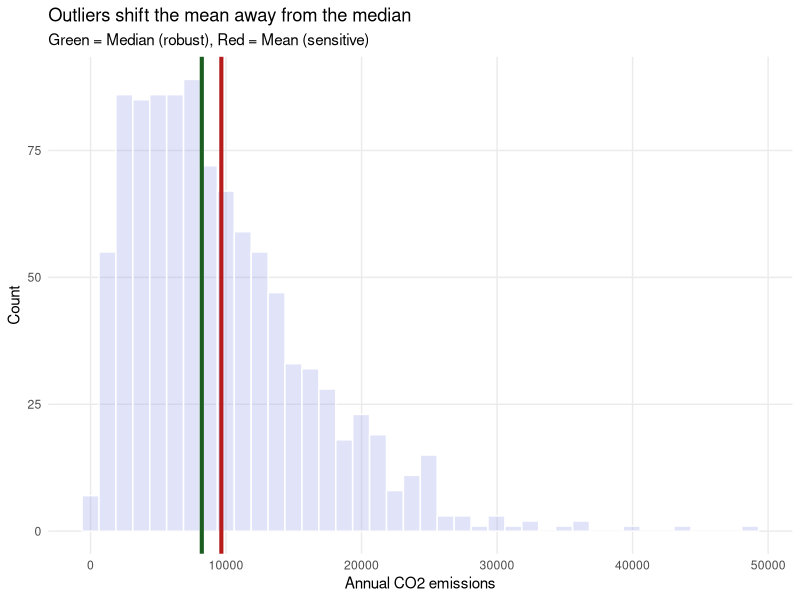
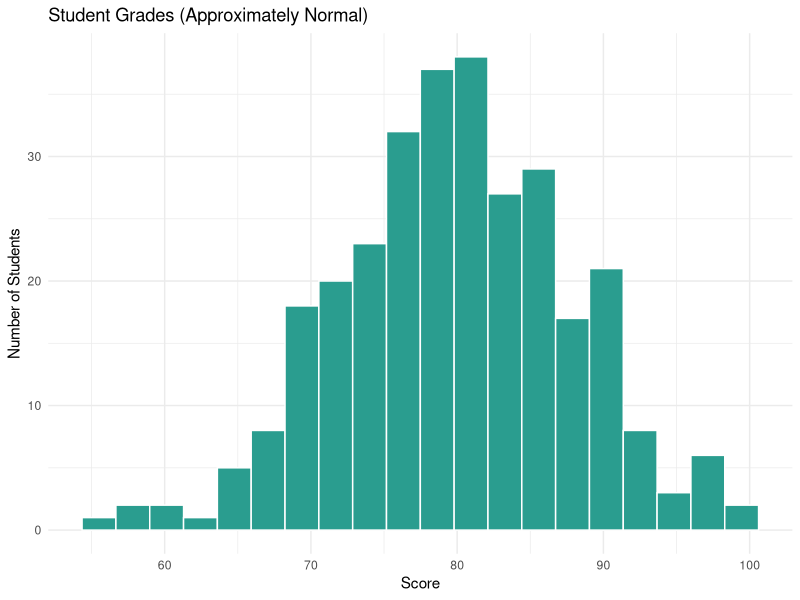
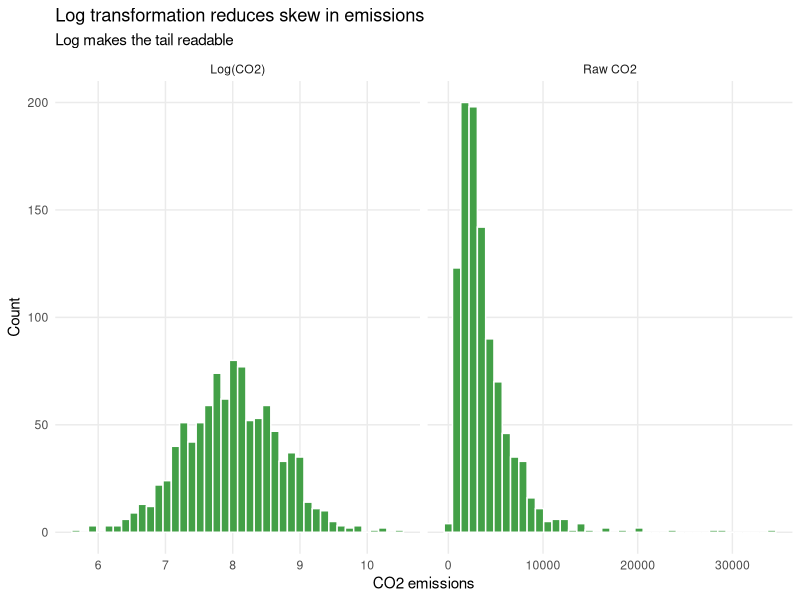
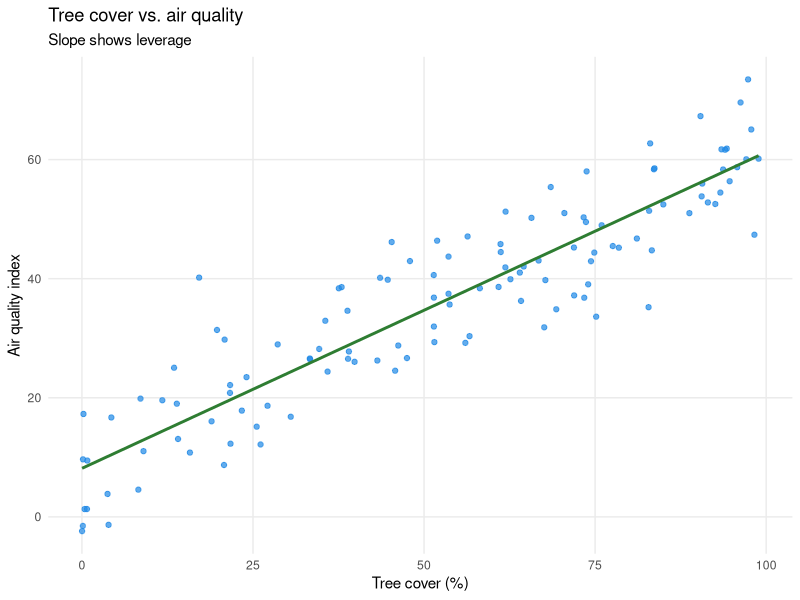
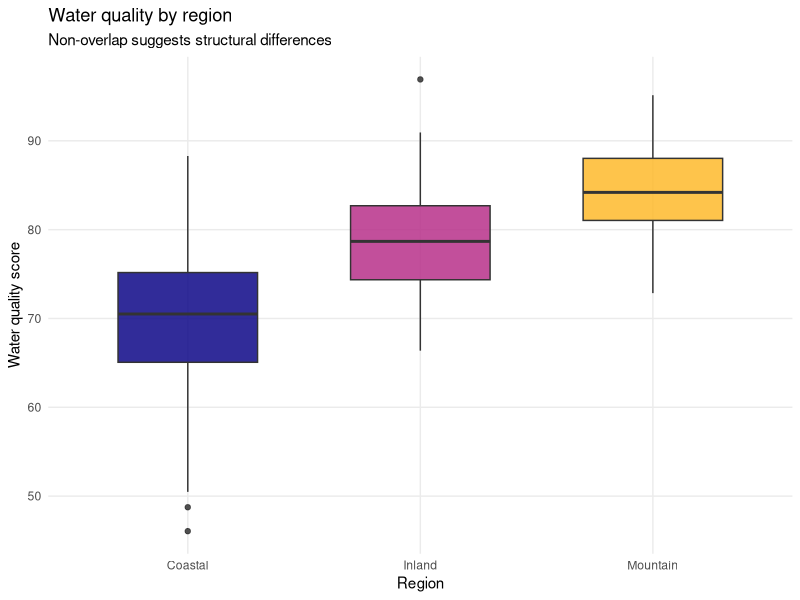
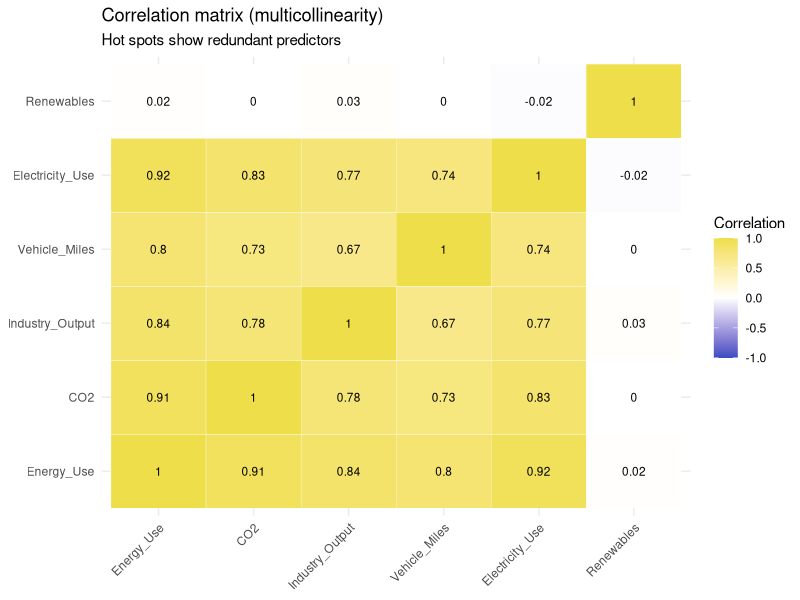
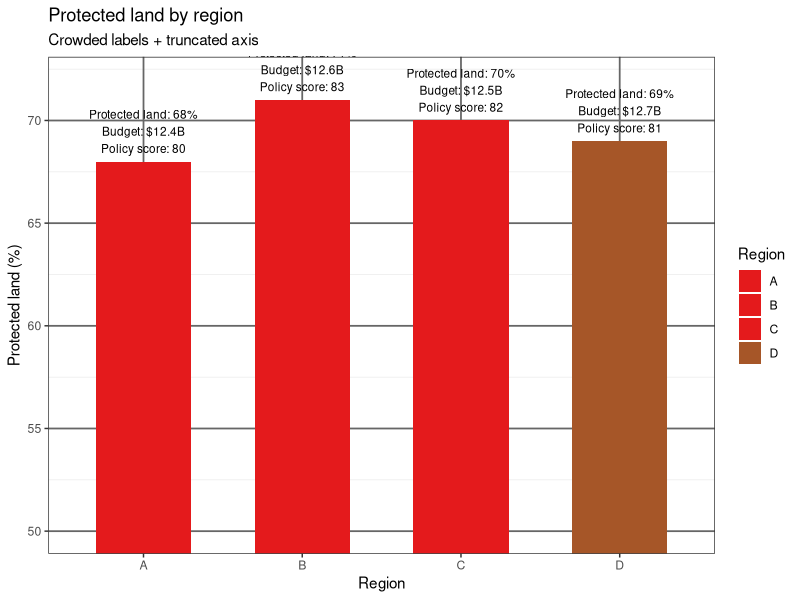
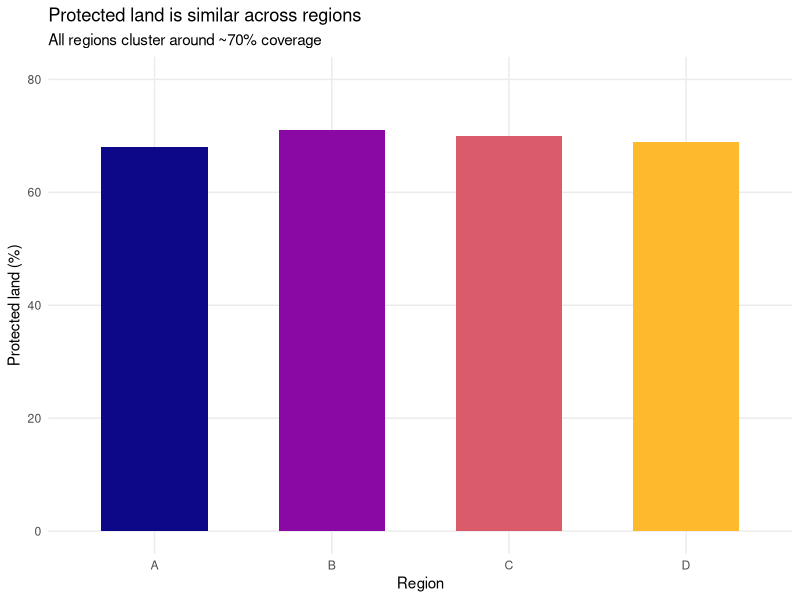

Source code (R) for these figures, in order:
## ---- chunk 1
library(ggplot2)
set.seed(42)
df <- data.frame(emissions = rgamma(1000, shape = 2, scale = 5000))

mu <- mean(df$emissions, na.rm = TRUE)
med <- median(df$emissions, na.rm = TRUE)

ggplot(df, aes(x = emissions)) +
  geom_histogram(bins = 40, fill = "#959fe847", color = "white") +
  geom_vline(xintercept = mu, color = "#B71C1C", linewidth = 1.4) +
  geom_vline(xintercept = med, color = "#1B5E20", linewidth = 1.4) +
  labs(
    title = "Outliers shift the mean away from the median",
    subtitle = "Green = Median (robust), Red = Mean (sensitive)",
    x = "Annual CO2 emissions",
    y = "Count"
  ) +
  theme_minimal() +
  theme(panel.grid.minor = element_blank())
## ---- chunk 2
set.seed(42)
grades <- pmin(pmax(rnorm(300, mean = 80, sd = 8), 0), 100)

ggplot(data.frame(grades = grades), aes(x = grades)) +
  geom_histogram(bins = 20, fill = "#2a9d8f", color = "white") +
  labs(
    title = "Student Grades (Approximately Normal)",
    x = "Score",
    y = "Number of Students"
  ) +
  theme_minimal()
## ---- chunk 3
set.seed(42)
df <- data.frame(emissions = rlnorm(1000, meanlog = 8, sdlog = 0.7))

df_long <- data.frame(
  value = c(df$emissions, log(df$emissions)),
  scale = rep(c("Raw CO2", "Log(CO2)"), each = nrow(df))
)

ggplot(df_long, aes(x = value)) +
  geom_histogram(bins = 40, fill = "#43A047", color = "white") +
  facet_wrap(~ scale, scales = "free_x") +
  labs(
    title = "Log transformation reduces skew in emissions",
    subtitle = "Log makes the tail readable",
    x = "CO2 emissions",
    y = "Count"
  ) +
  theme_minimal() +
  theme(panel.grid.minor = element_blank())
## ---- chunk 4
set.seed(42)
df <- data.frame(
  TreeCover = runif(120, 0, 100)
)
df$AirQuality <- 0.5 * df$TreeCover + 10 + rnorm(120, 0, 8)

ggplot(df, aes(x = TreeCover, y = AirQuality)) +
  geom_point(alpha = 0.7, color = "#1E88E5") +
  geom_smooth(method = "lm", se = FALSE, color = "#2E7D32", linewidth = 1) +
  labs(
    title = "Tree cover vs. air quality",
    subtitle = "Slope shows leverage",
    x = "Tree cover (%)",
    y = "Air quality index"
  ) +
  theme_minimal() +
  theme(panel.grid.minor = element_blank())
## ---- chunk 5
set.seed(42)
df <- data.frame(
  Region = rep(c("Coastal", "Inland", "Mountain"), each = 60),
  WaterQuality = c(
    rnorm(60, mean = 70, sd = 8),
    rnorm(60, mean = 78, sd = 7),
    rnorm(60, mean = 85, sd = 6)
  )
)

ggplot(df, aes(x = Region, y = WaterQuality, fill = Region)) +
  geom_boxplot(width = 0.6, alpha = 0.85) +
  scale_fill_viridis_d(option = "C", end = 0.85) +
  labs(
    title = "Water quality by region",
    subtitle = "Non-overlap suggests structural differences",
    x = "Region",
    y = "Water quality score"
  ) +
  theme_minimal() +
  theme(legend.position = "none", panel.grid.minor = element_blank())
## ---- chunk 6
set.seed(42)
df <- data.frame(
  Energy_Use = rnorm(200, mean = 100, sd = 15)
)
# Create strongly related predictors
df$CO2 <- 0.9 * df$Energy_Use + rnorm(200, 0, 6)
df$Industry_Output <- 0.8 * df$Energy_Use + rnorm(200, 0, 7)
df$Vehicle_Miles <- 0.7 * df$Energy_Use + rnorm(200, 0, 8)
df$Electricity_Use <- 0.85 * df$Energy_Use + rnorm(200, 0, 5)
df$Renewables <- rnorm(200, mean = 30, sd = 8)

cor_mat <- round(cor(df), 2)
cor_long <- as.data.frame(as.table(cor_mat))

colnames(cor_long) <- c("Var1", "Var2", "Correlation")

ggplot(cor_long, aes(Var1, Var2, fill = Correlation)) +
  geom_tile(color = "white") +
  scale_fill_gradient2(
    low = "#3B4CC0", mid = "white", high = "#eede49ff",
    midpoint = 0, limits = c(-1, 1)
  ) +
  geom_text(aes(label = Correlation), size = 3) +
  labs(
    title = "Correlation matrix (multicollinearity)",
    subtitle = "Hot spots show redundant predictors"
  ) +
  theme_minimal() +
  theme(
    axis.title = element_blank(),
    axis.text.x = element_text(angle = 45, hjust = 1),
    panel.grid.minor = element_blank()
  )
## ---- chunk 7
df <- data.frame(
  Region = factor(c("A", "B", "C", "D"), levels = c("A", "B", "C", "D")),
  ProtectedLand = c(68, 71, 70, 69),
  Budget = c(12.4, 12.6, 12.5, 12.7)
)

# Distortion: truncated view + cluttered labels + color-blind-unfriendly palette
bad_plot <- ggplot(df, aes(x = Region, y = ProtectedLand, fill = Region)) +
  geom_col(width = 0.6) +
  coord_cartesian(ylim = c(50, 72)) +
  scale_fill_manual(values = c("#E41A1C", "#E41A1C", "#E41A1C", "#A65628")) +
  geom_text(
    aes(label = paste0(
      "Protected land: ", ProtectedLand, "%\n",
      "Budget: $", Budget, "B\n",
      "Policy score: ", ProtectedLand + 12
    )),
    vjust = -0.2,
    size = 3
  ) +
  labs(
    title = "Protected land by region",
    subtitle = "Crowded labels + truncated axis",
    x = "Region",
    y = "Protected land (%)"
  ) +
  theme_bw() +
  theme(panel.grid.major = element_line(color = "gray40", size = 0.6))

bad_plot
## ---- chunk 8
# Clean scale + accessible palette + clear narrative

good_plot <- ggplot(df, aes(x = Region, y = ProtectedLand, fill = Region)) +
  geom_col(width = 0.6) +
  scale_fill_viridis_d(option = "C", end = 0.85) +
  scale_y_continuous(limits = c(0, 80)) +
  labs(
    title = "Protected land is similar across regions",
    subtitle = "All regions cluster around ~70% coverage",
    x = "Region",
    y = "Protected land (%)"
  ) +
  theme_minimal() +
  theme(legend.position = "none", panel.grid.minor = element_blank())

good_plot
